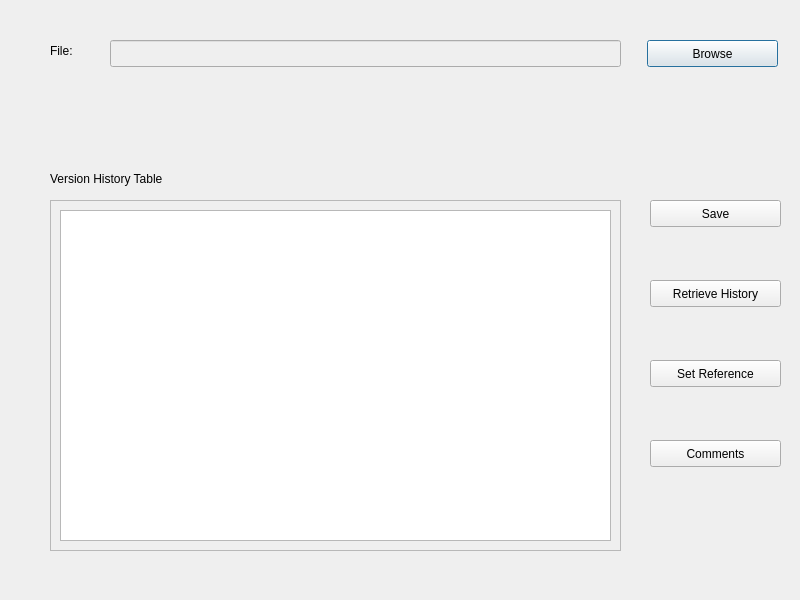
<?xml version="1.0" encoding="UTF-8"?>
<ui version="4.0">
 <class>VersionUI</class>
 <widget class="QDialog" name="VersionUI">
  <property name="geometry">
   <rect>
    <x>0</x>
    <y>0</y>
    <width>800</width>
    <height>600</height>
   </rect>
  </property>
  <property name="windowTitle">
   <string>VersionUI</string>
  </property>
  <widget class="QLineEdit" name="fileLine">
   <property name="enabled">
    <bool>false</bool>
   </property>
   <property name="geometry">
    <rect>
     <x>110</x>
     <y>40</y>
     <width>511</width>
     <height>27</height>
    </rect>
   </property>
  </widget>
  <widget class="QLabel" name="label">
   <property name="geometry">
    <rect>
     <x>50</x>
     <y>40</y>
     <width>61</width>
     <height>21</height>
    </rect>
   </property>
   <property name="text">
    <string>File:</string>
   </property>
  </widget>
  <widget class="QLabel" name="label_2">
   <property name="geometry">
    <rect>
     <x>50</x>
     <y>170</y>
     <width>161</width>
     <height>17</height>
    </rect>
   </property>
   <property name="text">
    <string>Version History Table</string>
   </property>
  </widget>
  <widget class="QFrame" name="frame">
   <property name="geometry">
    <rect>
     <x>50</x>
     <y>200</y>
     <width>571</width>
     <height>351</height>
    </rect>
   </property>
   <property name="frameShape">
    <enum>QFrame::StyledPanel</enum>
   </property>
   <property name="frameShadow">
    <enum>QFrame::Raised</enum>
   </property>
   <widget class="QTableView" name="tableView">
    <property name="geometry">
     <rect>
      <x>10</x>
      <y>10</y>
      <width>551</width>
      <height>331</height>
     </rect>
    </property>
   </widget>
  </widget>
  <widget class="QPushButton" name="browseButton">
   <property name="geometry">
    <rect>
     <x>647</x>
     <y>40</y>
     <width>131</width>
     <height>27</height>
    </rect>
   </property>
   <property name="text">
    <string>Browse</string>
   </property>
  </widget>
  <widget class="QPushButton" name="saveButton">
   <property name="geometry">
    <rect>
     <x>650</x>
     <y>200</y>
     <width>131</width>
     <height>27</height>
    </rect>
   </property>
   <property name="text">
    <string>Save</string>
   </property>
  </widget>
  <widget class="QPushButton" name="historyButton">
   <property name="geometry">
    <rect>
     <x>650</x>
     <y>280</y>
     <width>131</width>
     <height>27</height>
    </rect>
   </property>
   <property name="text">
    <string>Retrieve History</string>
   </property>
  </widget>
  <widget class="QPushButton" name="refButton">
   <property name="geometry">
    <rect>
     <x>650</x>
     <y>360</y>
     <width>131</width>
     <height>27</height>
    </rect>
   </property>
   <property name="text">
    <string>Set Reference</string>
   </property>
  </widget>
  <widget class="QPushButton" name="commentButton">
   <property name="geometry">
    <rect>
     <x>650</x>
     <y>440</y>
     <width>131</width>
     <height>27</height>
    </rect>
   </property>
   <property name="text">
    <string>Comments</string>
   </property>
  </widget>
 </widget>
 <resources/>
 <connections/>
</ui>
